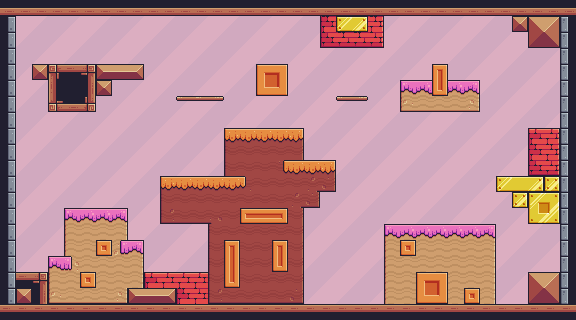

This is a level from a 2D game, rendered from its Tiled map with the project's own tilesets. A one-line summary and the complete map file follow:
An orthogonal 36x20 tile map with 16x16 px tiles, 2 tile layers (BG, Tile Layer 1), 3 tilesets and 20 objects.

<map version="1.10" tiledversion="1.10.2" orientation="orthogonal" renderorder="right-down" width="36" height="20" tilewidth="16" tileheight="16" infinite="0" nextlayerid="5" nextobjectid="26">
 <tileset firstgid="1" source="Terrain.tsx" />
 <tileset firstgid="243" source="Obstacles..tsx" />
 <tileset firstgid="250" source="BG..tsx" />
 <layer id="3" name="BG" width="36" height="20">
  <data encoding="csv">
0,0,0,0,0,0,0,0,0,0,0,0,0,0,0,0,0,0,0,0,0,0,0,0,0,0,0,0,0,0,0,0,0,0,0,0,
0,0,0,0,0,0,0,0,0,0,0,0,0,0,0,0,0,0,0,0,0,0,0,0,0,0,0,0,0,0,0,0,0,0,0,0,
0,0,0,0,0,0,0,0,0,0,0,0,0,0,0,0,0,0,0,0,0,0,0,0,0,0,0,0,0,0,0,0,0,0,0,0,
254,0,0,0,254,0,0,0,254,0,0,0,254,0,0,0,254,0,0,0,254,0,0,0,254,0,0,0,254,0,0,0,254,0,0,0,
0,0,0,0,0,0,0,0,0,0,0,0,0,0,0,0,0,0,0,0,0,0,0,0,0,0,0,0,0,0,0,0,0,0,0,0,
0,0,0,0,0,0,0,0,0,0,0,0,0,0,0,0,0,0,0,0,0,0,0,0,0,0,0,0,0,0,0,0,0,0,0,0,
0,0,0,0,0,0,0,0,0,0,0,0,0,0,0,0,0,0,0,0,0,0,0,0,0,0,0,0,0,0,0,0,0,0,0,0,
254,0,0,0,254,0,0,0,254,0,0,0,254,0,0,0,254,0,0,0,254,0,0,0,254,0,0,0,254,0,0,0,254,0,0,0,
0,0,0,0,0,0,0,0,0,0,0,0,0,0,0,0,0,0,0,0,0,0,0,0,0,0,0,0,0,0,0,0,0,0,0,0,
0,0,0,0,0,0,0,0,0,0,0,0,0,0,0,0,0,0,0,0,0,0,0,0,0,0,0,0,0,0,0,0,0,0,0,0,
0,0,0,0,0,0,0,0,0,0,0,0,0,0,0,0,0,0,0,0,0,0,0,0,0,0,0,0,0,0,0,0,0,0,0,0,
254,0,0,0,254,0,0,0,254,0,0,0,254,0,0,0,254,0,0,0,254,0,0,0,254,0,0,0,254,0,0,0,254,0,0,0,
0,0,0,0,0,0,0,0,0,0,0,0,0,0,0,0,0,0,0,0,0,0,0,0,0,0,0,0,0,0,0,0,0,0,0,0,
0,0,0,0,0,0,0,0,0,0,0,0,0,0,0,0,0,0,0,0,0,0,0,0,0,0,0,0,0,0,0,0,0,0,0,0,
0,0,0,0,0,0,0,0,0,0,0,0,0,0,0,0,0,0,0,0,0,0,0,0,0,0,0,0,0,0,0,0,0,0,0,0,
254,0,0,0,254,0,0,0,254,0,0,0,254,0,0,0,254,0,0,0,254,0,0,0,254,0,0,0,254,0,0,0,254,0,0,0,
0,0,0,0,0,0,0,0,0,0,0,0,0,0,0,0,0,0,0,0,0,0,0,0,0,0,0,0,0,0,0,0,0,0,0,0,
0,0,0,0,0,0,0,0,0,0,0,0,0,0,0,0,0,0,0,0,0,0,0,0,0,0,0,0,0,0,0,0,0,0,0,0,
0,0,0,0,0,0,0,0,0,0,0,0,0,0,0,0,0,0,0,0,0,0,0,0,0,0,0,0,0,0,0,0,0,0,0,0,
254,0,0,0,254,0,0,0,254,0,0,0,254,0,0,0,254,0,0,0,254,0,0,0,254,0,0,0,254,0,0,0,254,0,0,0
</data>
 </layer>
 <objectgroup id="4" name="Colliders">
  <object id="18" x="16" y="16">
   <polyline points="544,0 368,0 368,32 304,32 304,0 0,0 0,256" />
  </object>
  <object id="19" x="512" y="16">
   <polyline points="0,0 0,16 16,16 16,32 48,32 48,112 16,112 16,160 -16,160 -16,176 0,176 0,192 16,192 16,208 48,208 48,256 16,256 16,288" />
  </object>
  <object id="20" x="528" y="304">
   <polyline points="0,0 -32,0 -32,-80 -144,-80 -144,0 -224,0 -224,-96 -208,-96 -208,-112 -192,-112 -192,-144 -224,-144 -224,-176 -304,-176 -304,-128 -368,-128 -368,-80 -320,-80 -320,-32 -384,-32 -384,-64 -400,-64 -400,-96 -464,-96 -464,-48 -480,-48 -480,-32" />
  </object>
  <object id="21" x="176" y="96">
   <polyline points="0,0 48,0" />
  </object>
  <object id="22" x="256" y="64">
   <polygon points="0,0 0,32 32,32 32,0" />
  </object>
  <object id="23" x="336" y="96">
   <polyline points="0,0 32,0" />
  </object>
  <object id="24" x="400" y="80">
   <polygon points="0,0 0,32 80,32 80,0 48,0 48,-16 32,-16 32,0" />
  </object>
  <object id="25" x="144" y="64">
   <polygon points="0,0 -112,0 -112,16 -96,16 -96,48 -48,48 -48,32 -32,32 -32,16 0,16" />
  </object>
 </objectgroup>
 <layer id="1" name="Tile Layer 1" width="36" height="20">
  <data encoding="csv">
134,134,134,134,134,134,134,134,134,134,134,134,134,134,134,134,134,134,134,134,134,134,134,134,134,134,134,134,134,134,134,134,134,134,134,134,
25,0,0,0,0,0,0,0,0,0,0,0,0,0,0,0,0,0,0,0,128,194,196,130,0,0,0,0,0,0,0,0,35,36,37,23,
25,0,0,0,0,0,0,0,0,0,0,0,0,0,0,0,0,0,0,0,150,151,151,152,0,0,0,0,0,0,0,0,57,58,59,23,
25,0,0,0,0,0,0,0,0,0,0,0,0,0,0,0,0,0,0,0,0,0,0,0,0,0,0,0,0,0,0,0,0,0,0,23,
25,0,35,89,90,91,13,14,15,0,0,0,0,0,0,0,212,213,0,0,0,0,0,0,0,0,0,192,0,0,0,0,0,0,0,23,
25,0,0,111,112,113,35,0,0,0,0,0,0,0,0,0,234,235,0,0,0,0,0,0,0,183,184,236,184,185,0,0,0,0,0,23,
25,0,0,133,134,135,0,0,0,0,0,40,41,42,0,0,0,0,0,0,0,40,42,0,0,227,228,228,228,229,0,0,0,0,0,23,
25,0,0,0,0,0,0,0,0,0,0,0,0,0,0,0,0,0,0,0,0,0,0,0,0,0,0,0,0,0,0,0,0,0,0,23,
25,0,0,0,0,0,0,0,0,0,0,0,0,0,95,96,96,96,97,0,0,0,0,0,0,0,0,0,0,0,0,0,0,106,108,23,
25,0,0,0,0,0,0,0,0,0,0,0,0,0,117,118,118,118,119,0,0,0,0,0,0,0,0,0,0,0,0,0,0,128,130,23,
25,0,0,0,0,0,0,0,0,0,0,0,0,0,117,118,118,120,96,96,97,0,0,0,0,0,0,0,0,0,0,0,0,150,152,23,
25,0,0,0,0,0,0,0,0,0,95,96,96,96,96,121,118,118,118,98,141,0,0,0,0,0,0,0,0,0,0,194,195,196,216,23,
25,0,0,0,0,0,0,0,0,0,117,118,118,118,118,118,118,118,98,141,0,0,0,0,0,0,0,0,0,0,0,0,216,217,218,23,
25,0,0,0,183,184,184,185,0,0,139,140,140,99,118,189,190,191,119,0,0,0,0,0,0,0,0,0,0,0,0,0,0,239,240,23,
25,0,0,0,205,206,206,207,0,0,0,0,0,117,118,118,118,118,119,0,0,0,0,0,183,184,184,184,184,184,185,0,0,0,0,23,
25,0,0,0,205,206,211,208,185,0,0,0,0,117,192,118,118,192,119,0,0,0,0,0,205,211,206,206,206,206,207,0,0,0,0,23,
25,0,0,183,209,206,206,206,207,0,0,0,0,117,214,118,118,236,119,0,0,0,0,0,205,206,206,206,206,206,207,0,0,0,0,23,
25,90,91,205,206,211,206,206,207,106,107,107,107,117,236,118,118,118,119,0,0,0,0,0,205,206,212,213,206,206,207,0,0,36,37,23,
25,35,113,227,228,228,228,229,13,14,15,128,129,139,140,140,140,140,141,0,0,0,0,0,205,206,234,235,206,211,207,0,0,58,59,23,
90,90,90,90,90,90,90,90,90,90,90,90,90,90,90,90,90,90,90,90,90,90,90,90,90,90,90,90,90,90,90,90,90,90,90,90
</data>
 </layer>
 <objectgroup id="2" name="obstacles">
  <object id="1" gid="245" x="432" y="224" width="16" height="16" />
  <object id="2" gid="245" x="416" y="224" width="16" height="16" />
  <object id="3" gid="245" x="448" y="224" width="16" height="16" />
  <object id="4" gid="245" x="432" y="64" width="16" height="16" />
  <object id="6" gid="245" x="496" y="304" width="16" height="16" />
  <object id="7" gid="245" x="512" y="304" width="16" height="16" />
  <object id="12" gid="245" x="168.563" y="272" width="16" height="16" />
  <object id="13" gid="245" x="304" y="304" width="16" height="16" />
  <object id="14" gid="245" x="320" y="304" width="16" height="16" />
  <object id="15" gid="245" x="336" y="304" width="16" height="16" />
  <object id="16" gid="245" x="352" y="304" width="16" height="16" />
  <object id="17" gid="245" x="368" y="304" width="16" height="16" />
 </objectgroup>
</map>
